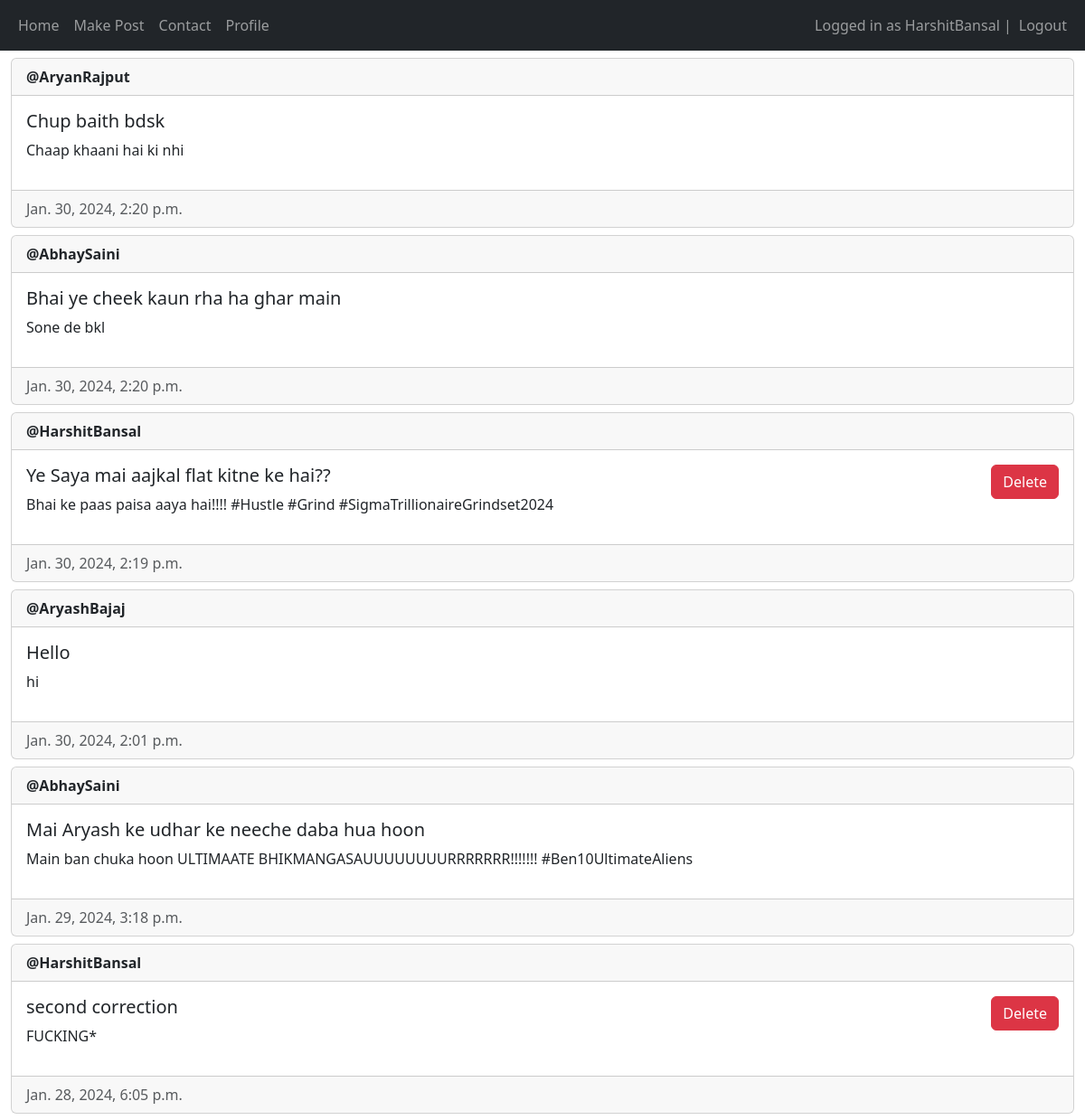
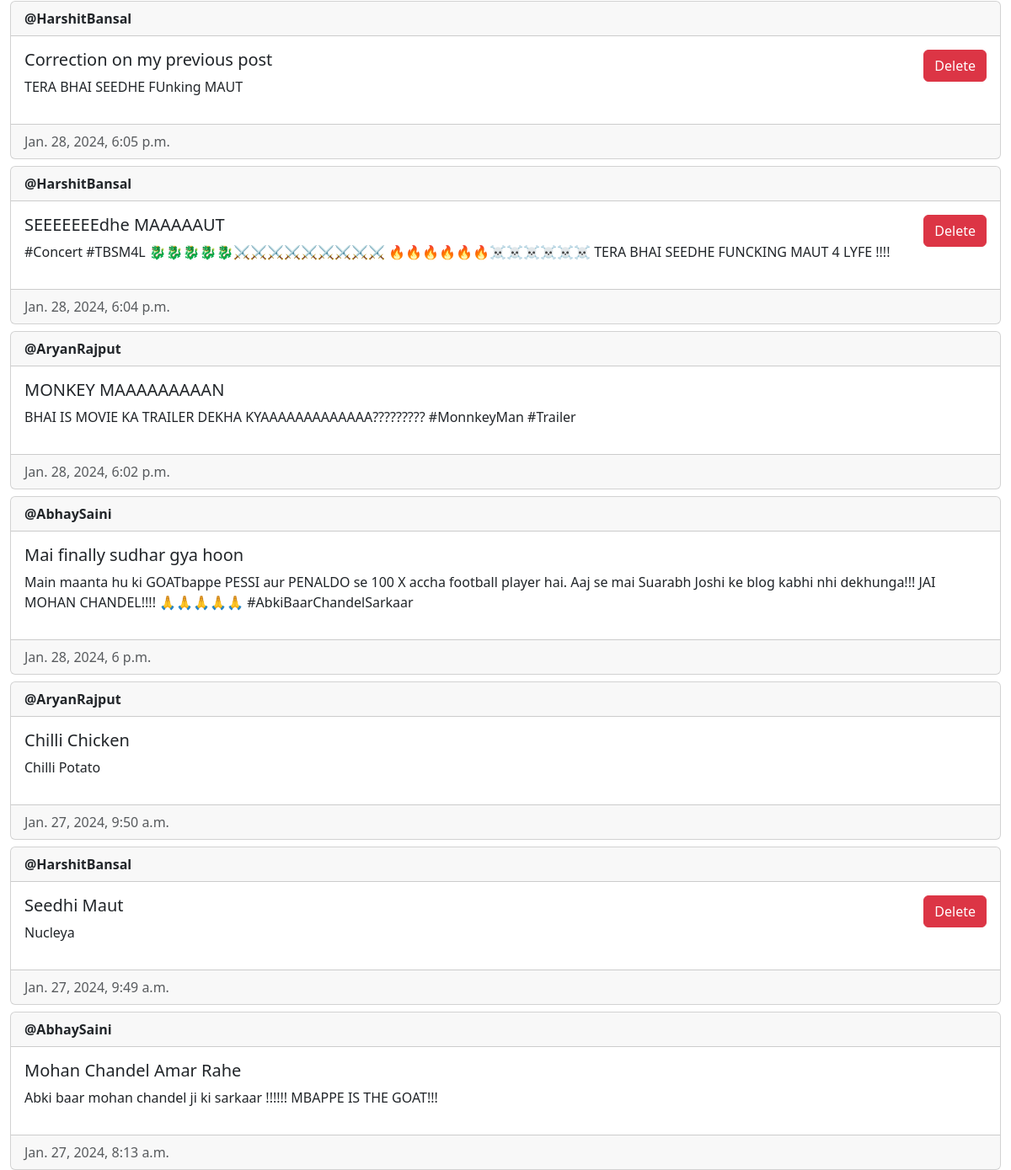
Screenshot of / (signed in) with the database file from the repository (2 pictures, top to bottom).
### main/models.py (models this page shows, shortened)
class Post(models.Model) :
    author = models.ForeignKey(User, on_delete = models.CASCADE)
    title = models.CharField(max_length=200)
    description = models.TextField()
    created_at = models.DateTimeField(auto_now_add=True)
    updated_at = models.DateTimeField(auto_now= True)

### main/views.py (the view, shortened to what this page needs)
# urls.py: path('', views.home, name="home"),
@login_required(login_url = "/login")
def home(request) :
    posts = Post.objects.all().order_by("-created_at")
    return render(request, "main/home.html", {"posts" : posts})

### main/templates/main/home.html (shortened to what this page needs)
{% extends "main/base.html" %}
{% block content %}
{% for post in posts %}
<div class="card mt-2">
    <div class="card-header"><strong>@{{ post.author.username }}</strong></div>
    <div class="card-body d-flex flex-row justify-content-between">
        <div>
            <h5 class="card-title">{{ post.title }}</h5>
            <p>{{post.description}}</p>
        </div>
        <div>
            {% if user == post.author or perms.main.delete_post %}
                <form method="post">
                    <button type="submit" name="post-id" class="btn btn-danger" value="{{post.id}}">Delete</button>
                </form>
            {% endif %}
        </div>
    </div>
    <div class="card-footer text-muted">{{post.created_at}}</div>
</div>
{% empty %}
<p> No posts yet !!! </p>
{% endfor %}
{% endblock content %}

### main/templates/main/base.html (shortened to what this page needs)
<!DOCTYPE html>
<html lang="en">
<head>
    <link href="https://cdn.jsdelivr.net/npm/bootstrap@5.3.2/dist/css/bootstrap.min.css" rel="stylesheet">
</head>
<body>
    <nav class="navbar navbar-expand-lg navbar-dark bg-dark">
        <div class="container-fluid">
            <div>
                <ul class="navbar-nav">
                    <li class="nav-item">
                        <a class="nav-link" href="/home">Home</a>
                    </li>
                    <li class="nav-item">
                        <form action ="/create-post">
                            <button type="submit" value="submit" class="nav-link">Make Post</button>
                        </form>
                    </li>
                    <li class="nav-item">
                        <a class="nav-link" href="/contact">Contact</a>
                    </li>
                    <li class="nav-item">
                        <a class="nav-link" href="/my-profile">Profile</a>
                    </li>
                </ul>
            </div>
            <div>
                <ul class="navbar-nav">
                    {% if user.is_authenticated %}
                        <span class="navbar-text">Logged in as {{ user.username }} | </span>
                        <li class="nav-item">
                            <form action="/logout/" method="post">
                                <button class="nav-link" type="submit">Logout</button>
                            </form>
                        </li>
                    {% else %}
                        <li class="nav-item">
                            <a class="nav-link" href="/login">Login</a>
                        </li>
                    {% endif %}
                </ul>
            </div>
        </div>
    </nav>
    <div class="container-fluid">
        {% block content %}
        {% endblock content %}
    </div>
</body>
</html>

### rows the page displays
Post: author.username "AryanRajput", title "Chup baith bdsk", description "Chaap khaani hai ki nhi", created_at "Jan. 30, 2024, 2:20 p.m."
Post: author.username "AbhaySaini", title "Bhai ye cheek kaun rha ha ghar main", description "Sone de bkl", created_at "Jan. 30, 2024, 2:20 p.m."
Post: author.username "HarshitBansal", title "Ye Saya mai aajkal flat kitne ke hai??", description "Bhai ke paas paisa aaya hai!!!! #Hustle #Grind #SigmaTrillionaireGrindset2024", {{ post.id }} 14 (drawn), created_at "Jan. 30, 2024, 2:19 p.m."
Post: author.username "AryashBajaj", title "Hello", description "hi", created_at "Jan. 30, 2024, 2:01 p.m."
Post: author.username "AbhaySaini", title "Mai Aryash ke udhar ke neeche daba hua hoon", description "Main ban chuka hoon ULTIMAATE BHIKMANGASAUUUUUUUURRRRRRR!!!!!!! #Ben10UltimateAliens", created_at "Jan. 29, 2024, 3:18 p.m."
Post: author.username "HarshitBansal", title "second correction", description "FUCKING*", {{ post.id }} 11 (drawn), created_at "Jan. 28, 2024, 6:05 p.m."
Post: author.username "HarshitBansal", title "Correction on my previous post", description "TERA BHAI SEEDHE FUnking MAUT", {{ post.id }} 10 (drawn), created_at "Jan. 28, 2024, 6:05 p.m."
Post: author.username "HarshitBansal", title "SEEEEEEEdhe MAAAAAUT", description "#Concert #TBSM4L 🐉🐉🐉🐉🐉⚔️⚔️⚔️⚔️⚔️⚔️⚔️⚔️⚔️ 🔥🔥🔥🔥🔥🔥☠️☠️☠️☠️☠️☠️ TERA BHAI SEEDHE FUNCKING MAUT 4 LYFE !!!!", {{ post.id }} 9 (drawn), created_at "Jan. 28, 2024, 6:04 p.m."
Post: author.username "AryanRajput", title "MONKEY MAAAAAAAAAN", description "BHAI IS MOVIE KA TRAILER DEKHA KYAAAAAAAAAAAAA????????? #MonnkeyMan #Trailer", created_at "Jan. 28, 2024, 6:02 p.m."
Post: author.username "AbhaySaini", title "Mai finally sudhar gya hoon", description "Main maanta hu ki GOATbappe PESSI aur PENALDO se 100 X accha football player hai. Aaj se mai Suarabh Joshi ke blog kabhi nhi dekhunga!!! JAI MOHAN CHANDEL!!!! 🙏🙏🙏🙏🙏 #AbkiBaarChandelSarkaar", created_at "Jan. 28, 2024, 6 p.m."
Post: author.username "AryanRajput", title "Chilli Chicken", description "Chilli Potato", created_at "Jan. 27, 2024, 9:50 a.m."
Post: author.username "HarshitBansal", title "Seedhi Maut", description "Nucleya", {{ post.id }} 4 (drawn), created_at "Jan. 27, 2024, 9:49 a.m."
Post: author.username "AbhaySaini", title "Mohan Chandel Amar Rahe", description "Abki baar mohan chandel ji ki sarkaar !!!!!! MBAPPE IS THE GOAT!!!", created_at "Jan. 27, 2024, 8:13 a.m."

### other values shown
{{ user.username }} "HarshitBansal"
